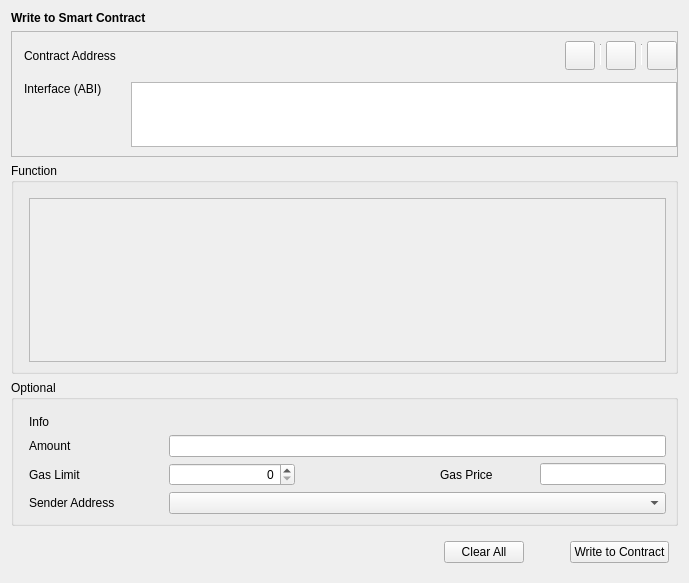
<?xml version="1.0" encoding="UTF-8"?>
<ui version="4.0">
 <class>SendToContract</class>
 <widget class="QWidget" name="SendToContract">
  <property name="geometry">
   <rect>
    <x>0</x>
    <y>0</y>
    <width>689</width>
    <height>583</height>
   </rect>
  </property>
  <property name="windowTitle">
   <string>Form</string>
  </property>
  <layout class="QVBoxLayout" name="verticalLayout">
   <item>
    <widget class="QStackedWidget" name="stackedWidget">
     <property name="currentIndex">
      <number>0</number>
     </property>
     <widget class="QWidget" name="sendContractPage">
      <layout class="QVBoxLayout" name="verticalLayout_4">
       <property name="leftMargin">
        <number>0</number>
       </property>
       <property name="topMargin">
        <number>0</number>
       </property>
       <property name="rightMargin">
        <number>0</number>
       </property>
       <property name="bottomMargin">
        <number>0</number>
       </property>
       <item>
        <widget class="QLabel" name="labelTitle">
         <property name="font">
          <font>
           <weight>75</weight>
           <bold>true</bold>
          </font>
         </property>
         <property name="text">
          <string>Write to Smart Contract</string>
         </property>
        </widget>
       </item>
       <item>
        <widget class="QFrame" name="frameContract">
         <property name="sizePolicy">
          <sizepolicy hsizetype="Preferred" vsizetype="Fixed">
           <horstretch>0</horstretch>
           <verstretch>0</verstretch>
          </sizepolicy>
         </property>
         <property name="frameShape">
          <enum>QFrame::StyledPanel</enum>
         </property>
         <property name="frameShadow">
          <enum>QFrame::Raised</enum>
         </property>
         <layout class="QVBoxLayout" name="verticalLayout_2">
          <property name="leftMargin">
           <number>0</number>
          </property>
          <property name="rightMargin">
           <number>0</number>
          </property>
          <item>
           <layout class="QGridLayout" name="gridLayout">
            <property name="leftMargin">
             <number>12</number>
            </property>
            <property name="horizontalSpacing">
             <number>15</number>
            </property>
            <property name="verticalSpacing">
             <number>12</number>
            </property>
            <item row="0" column="2">
             <layout class="QHBoxLayout" name="horizontalLayout_2">
              <property name="spacing">
               <number>5</number>
              </property>
              <item>
               <widget class="EthAddressLineEdit" name="lineEditContractAddress"/>
              </item>
              <item>
               <widget class="QToolButton" name="loadInfoButton">
                <property name="toolTip">
                 <string>Choose from contract book page</string>
                </property>
                <property name="text">
                 <string/>
                </property>
                <property name="iconSize">
                 <size>
                  <width>22</width>
                  <height>22</height>
                 </size>
                </property>
               </widget>
              </item>
              <item>
               <widget class="Line" name="vLine">
                <property name="maximumSize">
                 <size>
                  <width>1</width>
                  <height>22</height>
                 </size>
                </property>
                <property name="orientation">
                 <enum>Qt::Vertical</enum>
                </property>
               </widget>
              </item>
              <item>
               <widget class="QToolButton" name="pasteAddressButton">
                <property name="toolTip">
                 <string>Paste contract address from clipboard</string>
                </property>
                <property name="text">
                 <string/>
                </property>
                <property name="iconSize">
                 <size>
                  <width>22</width>
                  <height>22</height>
                 </size>
                </property>
               </widget>
              </item>
              <item>
               <widget class="Line" name="vLine2">
                <property name="maximumSize">
                 <size>
                  <width>1</width>
                  <height>22</height>
                 </size>
                </property>
                <property name="orientation">
                 <enum>Qt::Vertical</enum>
                </property>
               </widget>
              </item>
              <item>
               <widget class="QToolButton" name="saveInfoButton">
                <property name="toolTip">
                 <string>Save contract info</string>
                </property>
                <property name="text">
                 <string/>
                </property>
                <property name="iconSize">
                 <size>
                  <width>22</width>
                  <height>22</height>
                 </size>
                </property>
               </widget>
              </item>
             </layout>
            </item>
            <item row="0" column="0">
             <widget class="QLabel" name="labelContractAddress">
              <property name="text">
               <string>Contract Address</string>
              </property>
             </widget>
            </item>
            <item row="1" column="2">
             <widget class="QValidatedTextEdit" name="textEditInterface">
              <property name="sizePolicy">
               <sizepolicy hsizetype="Expanding" vsizetype="Fixed">
                <horstretch>0</horstretch>
                <verstretch>0</verstretch>
               </sizepolicy>
              </property>
              <property name="maximumSize">
               <size>
                <width>16777215</width>
                <height>65</height>
               </size>
              </property>
              <property name="horizontalScrollBarPolicy">
               <enum>Qt::ScrollBarAlwaysOff</enum>
              </property>
             </widget>
            </item>
            <item row="1" column="0" alignment="Qt::AlignTop">
             <widget class="QLabel" name="labelInterface">
              <property name="text">
               <string>Interface (ABI)</string>
              </property>
             </widget>
            </item>
           </layout>
          </item>
         </layout>
        </widget>
       </item>
       <item>
        <widget class="QGroupBox" name="groupBoxFunction">
         <property name="title">
          <string>Function</string>
         </property>
         <layout class="QVBoxLayout" name="verticalLayout_3">
          <property name="leftMargin">
           <number>15</number>
          </property>
          <property name="topMargin">
           <number>15</number>
          </property>
          <property name="bottomMargin">
           <number>9</number>
          </property>
          <item>
           <widget class="QScrollArea" name="scrollAreaFunction">
            <property name="widgetResizable">
             <bool>true</bool>
            </property>
            <widget class="QWidget" name="scrollAreaWidgetContents">
             <property name="geometry">
              <rect>
               <x>0</x>
               <y>0</y>
               <width>639</width>
               <height>138</height>
              </rect>
             </property>
            </widget>
           </widget>
          </item>
         </layout>
        </widget>
       </item>
       <item>
        <widget class="QGroupBox" name="groupBoxOptional">
         <property name="title">
          <string>Optional</string>
         </property>
         <layout class="QGridLayout" name="gridLayout_2">
          <property name="leftMargin">
           <number>15</number>
          </property>
          <property name="topMargin">
           <number>15</number>
          </property>
          <property name="horizontalSpacing">
           <number>10</number>
          </property>
          <property name="verticalSpacing">
           <number>6</number>
          </property>
          <item row="2" column="3">
           <widget class="QLabel" name="labelGasPrice">
            <property name="sizePolicy">
             <sizepolicy hsizetype="Fixed" vsizetype="Preferred">
              <horstretch>0</horstretch>
              <verstretch>0</verstretch>
             </sizepolicy>
            </property>
            <property name="minimumSize">
             <size>
              <width>90</width>
              <height>0</height>
             </size>
            </property>
            <property name="text">
             <string>Gas Price</string>
            </property>
           </widget>
          </item>
          <item row="1" column="1" colspan="4">
           <widget class="BitcoinAmountField" name="lineEditAmount"/>
          </item>
          <item row="4" column="0">
           <widget class="QLabel" name="labelSenderAddress">
            <property name="sizePolicy">
             <sizepolicy hsizetype="Fixed" vsizetype="Preferred">
              <horstretch>0</horstretch>
              <verstretch>0</verstretch>
             </sizepolicy>
            </property>
            <property name="minimumSize">
             <size>
              <width>130</width>
              <height>0</height>
             </size>
            </property>
            <property name="text">
             <string>Sender Address</string>
            </property>
           </widget>
          </item>
          <item row="2" column="0">
           <widget class="QLabel" name="labelGasLimit">
            <property name="sizePolicy">
             <sizepolicy hsizetype="Fixed" vsizetype="Preferred">
              <horstretch>0</horstretch>
              <verstretch>0</verstretch>
             </sizepolicy>
            </property>
            <property name="minimumSize">
             <size>
              <width>130</width>
              <height>0</height>
             </size>
            </property>
            <property name="text">
             <string>Gas Limit</string>
            </property>
           </widget>
          </item>
          <item row="4" column="1" colspan="4">
           <widget class="AddressField" name="lineEditSenderAddress">
            <property name="minimumSize">
             <size>
              <width>370</width>
              <height>0</height>
             </size>
            </property>
           </widget>
          </item>
          <item row="2" column="2">
           <spacer name="horizontalSpacer_2">
            <property name="orientation">
             <enum>Qt::Horizontal</enum>
            </property>
            <property name="sizeHint" stdset="0">
             <size>
              <width>60</width>
              <height>20</height>
             </size>
            </property>
           </spacer>
          </item>
          <item row="2" column="4">
           <widget class="BitcoinAmountField" name="lineEditGasPrice"/>
          </item>
          <item row="2" column="1">
           <widget class="QSpinBox" name="lineEditGasLimit">
            <property name="sizePolicy">
             <sizepolicy hsizetype="Expanding" vsizetype="Fixed">
              <horstretch>0</horstretch>
              <verstretch>0</verstretch>
             </sizepolicy>
            </property>
            <property name="alignment">
             <set>Qt::AlignRight|Qt::AlignTrailing|Qt::AlignVCenter</set>
            </property>
           </widget>
          </item>
          <item row="1" column="0">
           <widget class="QLabel" name="labelAmount">
            <property name="sizePolicy">
             <sizepolicy hsizetype="Fixed" vsizetype="Preferred">
              <horstretch>0</horstretch>
              <verstretch>0</verstretch>
             </sizepolicy>
            </property>
            <property name="minimumSize">
             <size>
              <width>130</width>
              <height>0</height>
             </size>
            </property>
            <property name="text">
             <string>Amount</string>
            </property>
           </widget>
          </item>
          <item row="0" column="0">
           <widget class="QLabel" name="labelInfo">
            <property name="text">
             <string>Info</string>
            </property>
           </widget>
          </item>
          <item row="0" column="1" colspan="4">
           <widget class="QLabel" name="labelAvailInputInfo">
            <property name="text">
             <string/>
            </property>
           </widget>
          </item>
         </layout>
        </widget>
       </item>
      </layout>
     </widget>
    </widget>
   </item>
   <item>
    <layout class="QHBoxLayout" name="horizontalLayout">
     <property name="leftMargin">
      <number>9</number>
     </property>
     <property name="topMargin">
      <number>9</number>
     </property>
     <property name="rightMargin">
      <number>9</number>
     </property>
     <property name="bottomMargin">
      <number>9</number>
     </property>
     <item>
      <spacer name="horizontalSpacer">
       <property name="orientation">
        <enum>Qt::Horizontal</enum>
       </property>
       <property name="sizeType">
        <enum>QSizePolicy::Expanding</enum>
       </property>
       <property name="sizeHint" stdset="0">
        <size>
         <width>40</width>
         <height>20</height>
        </size>
       </property>
      </spacer>
     </item>
     <item>
      <widget class="QPushButton" name="pushButtonClearAll">
       <property name="text">
        <string>Clear All</string>
       </property>
      </widget>
     </item>
     <item>
      <spacer name="horizontalSpacer_3">
       <property name="orientation">
        <enum>Qt::Horizontal</enum>
       </property>
       <property name="sizeType">
        <enum>QSizePolicy::Fixed</enum>
       </property>
       <property name="sizeHint" stdset="0">
        <size>
         <width>40</width>
         <height>20</height>
        </size>
       </property>
      </spacer>
     </item>
     <item>
      <widget class="QPushButton" name="pushButtonSendToContract">
       <property name="text">
        <string>Write to Contract</string>
       </property>
      </widget>
     </item>
    </layout>
   </item>
  </layout>
 </widget>
 <customwidgets>
  <customwidget>
   <class>BitcoinAmountField</class>
   <extends>QLineEdit</extends>
   <header>bitcoinamountfield.h</header>
   <container>1</container>
  </customwidget>
  <customwidget>
   <class>QValidatedTextEdit</class>
   <extends>QTextEdit</extends>
   <header>qvalidatedtextedit.h</header>
  </customwidget>
  <customwidget>
   <class>AddressField</class>
   <extends>QComboBox</extends>
   <header>addressfield.h</header>
  </customwidget>
  <customwidget>
   <class>EthAddressLineEdit</class>
   <extends>QWidget</extends>
   <header>ethaddresslineedit.h</header>
  </customwidget>
 </customwidgets>
 <resources/>
 <connections/>
</ui>
